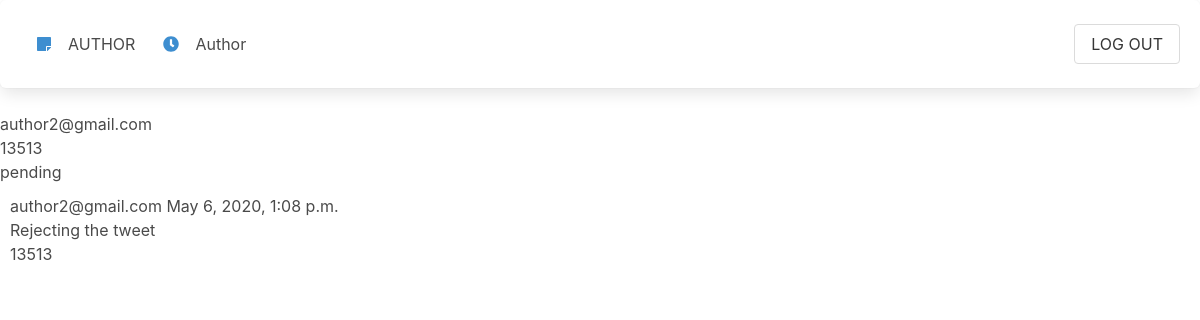
Page /profiles/author/thankyou/3 (signed in) on the committed database.
### profiles/models.py (models this page shows, shortened)
class MyUser(AbstractBaseUser):
    email = models.EmailField(
        verbose_name='email address',
        max_length=255,
        unique=True,
    )
    USER_TYPE_CHOICES = (
        ('AUTHOR', 'author'),
        ('EDITOR', 'editor'),
        ('PUBLISHER', 'publisher'),
        ('SUPERVISOR', 'supervisor'),
        ('ADMIN', 'admin'),
    )
    user_type = models.CharField(choices=USER_TYPE_CHOICES,max_length=64, default='student')
    favorite_color = models.CharField(max_length=50)
    bio = models.TextField(null=True)
    is_active = models.BooleanField(default=True)
    is_admin = models.BooleanField(default=False)
    objects = MyUserManager()
    USERNAME_FIELD = 'email'
    REQUIRED_FIELDS = ['favorite_color']
    def __str__(self):
        return self.email

class Tweet(models.Model):
    author = models.ForeignKey(MyUser,on_delete=models.CASCADE)
    text = models.CharField(max_length=140)
    created_at = models.DateTimeField(auto_now_add=True)
    published_at = models.DateTimeField(null=True)
    STATE_CHOICES = (
        ('pending','pending'),
        ('published', 'published'),
        ('rejected','rejected'),
    )
    state = models.CharField(max_length=15, choices=STATE_CHOICES)
    class Meta:
        permissions = (
            ("can_approve_or_reject_tweet","Can approve or reject tweets"),
        )

class Comment(models.Model):
    tweet = models.ForeignKey(Tweet,on_delete=models.CASCADE,related_name='comments')
    text = models.CharField(max_length=300)
    created_at = models.DateTimeField(auto_now_add=True)
    def __unicode__(self):
        return self.text

### profiles/views.py (the view)
# urls.py: path('author/thankyou/<int:tweet_id>',views.tweet_detail,name="post-detail"),
@user_passes_test(is_author)
def tweet_detail(request , tweet_id):
    template_name='author/post-detail.html'
    tweet = get_object_or_404(Tweet , id = tweet_id)
    if tweet.author!=request.user:
        print("NONNONONON")
    comments = tweet.comments.all()
    print(tweet,comments)
    return render(request,template_name,{'tweet':tweet,'comments':comments})

### profiles/views.py (called while the page is built)
def is_author(user):
    if user.user_type=="AUTHOR":
        return True
    return False

### templates/author/post-detail.html (shortened to what this page needs)
{% extends '_base.html' %}
{% load static %}
{% block content %}
<div class="box">
    <nav class="level">
        <div class="level-left">
            <div class="level-item">
                <span class="icon has-text-info is-large">
                    <i class="fas fa-sticky-note"></i>
                </span>
                {{user.user_type}}
            </div>
            <div class="level-item">
                <span class="icon has-text-info is-large">
                    <i class="fas fa-clock"></i>
                </span>
                Author
            </div>
        </div>
        <div class="level-right">
            <div class="level-item">
            <a href="{% url 'logout' %}"><div class = "button ">LOG OUT</div></a>
        </div>
    </nav>
</div>
		<p> {{tweet.author}} </p>
        <p> {{tweet.text}}</p>
        <p> {{tweet.state}}</p>
        {% for comment in comments %}
        <div class="comments" style="padding: 10px;">
            <p class="font-weight-bold">
            {{ comment.tweet.author.email }}
            <span class=" text-muted font-weight-normal">
                {{ comment.created_at }}
            </span>
            </p>
            {{ comment.text | linebreaks }}
            {{comment.tweet.text}}
        </div>
        {% endfor %}
{% endblock %}

### rows in the picture
MyUser: user_type "AUTHOR"
Tweet: author "author2@gmail.com", text "13513", state "pending"
Comment: tweet.author.email "author2@gmail.com", created_at "May 6, 2020, 1:08 p.m.", text "Rejecting the tweet", tweet.text "13513"
